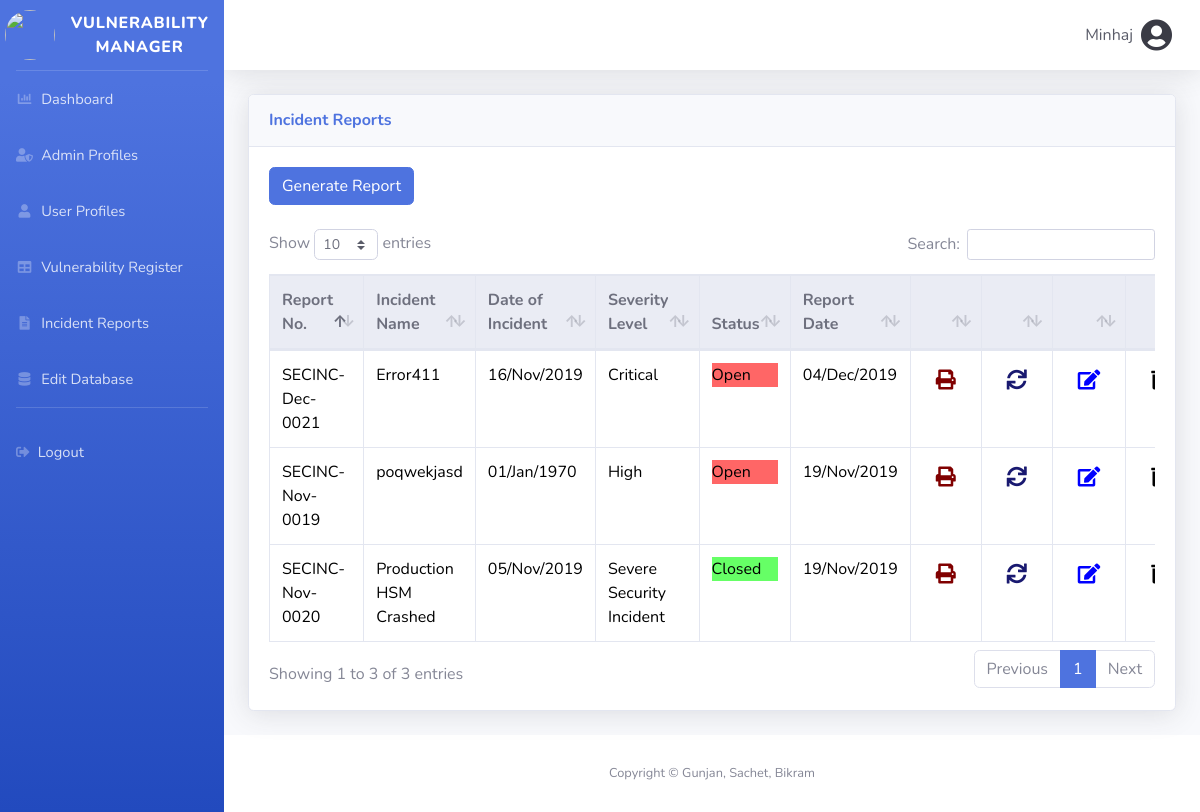
The page /reportadmin.php (signed in) on the database its author committed.
### tables this page shows
CREATE TABLE `reports` (
  `reid` int(4) UNSIGNED ZEROFILL NOT NULL,
  `prefix` varchar(60) NOT NULL,
  `premonth` varchar(60) NOT NULL,
  `reno` varchar(60) NOT NULL,
  `cname` varchar(60) NOT NULL,
  `cemail` varchar(60) NOT NULL,
  `bunit` varchar(60) NOT NULL,
  `bcountry` varchar(60) NOT NULL,
  `iname` varchar(60) NOT NULL,
  `idate` varchar(60) NOT NULL,
  `ireportdate` varchar(60) NOT NULL,
  `iseverity` varchar(60) NOT NULL,
  `istatus` tinyint(1) DEFAULT NULL,
  `idetails` text DEFAULT NULL,
  `rootcause` text DEFAULT NULL,
  `implications` text DEFAULT NULL,
  `risks` text DEFAULT NULL,
  `mitigating` text DEFAULT NULL,
  `comments` text DEFAULT NULL
);

### reportadmin.php (the view, shortened to what this page needs)
<?php
include('includes/header.php');
include('includes/navbaradmin.php');
?>
<div class="container-fluid">
<div class="card shadow mb-4">
            <div class="card-header py-3">
              <h6 class="m-0 font-weight-bold text-primary">Incident Reports</h6>
            </div>
            <div class="card-body">
            <a class="btn btn-primary" role="button"  href="addreportadmin.php">Generate Report</a>
            <br><br>
              <div class="table-responsive">
              <table class="table table-hover table-bordered" id="dataTable" width="100%" cellspacing="0">
                <thead class="thead-light">
                    <tr>
                        <th scope="col">Report No.</th>
                        <th scope="col">Incident Name</th>
                        <th scope="col">Date of Incident</th>
                        <th scope="col">Severity Level</th>
                        <th scope="col">Status</th>
                        <th scope="col">Report Date</th>
                        <th></th>
                        <th></th>
                        <th></th>
                        <th></th>
                    </tr>
                </thead>
                <tbody>
                <?php
                  require 'dbc.php';
                  $query = "SELECT * FROM reports";
                  $stmt = mysqli_stmt_init($connection);
                  mysqli_stmt_prepare($stmt, $query);
                  mysqli_stmt_execute($stmt);
                  $result = mysqli_stmt_get_result($stmt);
                  while($row = mysqli_fetch_assoc($result))
                  {
                    ?>
                    <tr>
                      <td style="color:black;" width="0"><?php echo $row['reno']; ?></td>
                      <td style="color:black;" width="0"><?php echo $row['iname']; ?></td>
                      <td style="color:black;" width="0"><?php echo $row['idate']; ?></td>
                      <td style="color:black;" width="0"><?php echo $row['iseverity']; ?></td>
                      <td style="color:black;" width="0">
                      <?php
                      if($row['istatus']===0)
                      {echo '<div style="background-color:#66FF66;">Closed</div>';}
                      else
                      {echo '<div style="background-color:#FF6666;">Open</div>';}
                      ?>
                      </td>
                      <td style="color:black;" width="0"><?php echo $row['ireportdate']; ?></td>
                      <td width="1" align="right">
                      <form action="print.php" method="POST">
                      <center><button type="submit" data-toggle="tooltip" title="Print Report / See Details" name="printreport" class="btn simple-tooltip">
                      <i class="fas fa-print" style="font-size:20px;color:maroon;"></i></button></center>
                      </form>
                      </td>
                      <td width="1" align="right">
                          <form action="code.php" method="POST">
                          <center><button type="submit" title="Change Status" name="chngreportstatus" class="btn simple-tooltip">
                          <i class="fas fa-sync" style="font-size:20px;color:midnightblue"></i></button></center>
                          </form>
                      </td>
                      <td width="1" align="right">
                        <form action="editreportadmin.php" method="POST">
                        <center><button type="submit" data-toggle="tooltip" title="Edit Report" name="editreportbtn" class="btn simple-tooltip">
                        <i class="fas fa-edit" style="font-size:20px;color:blue;"></i></button></center>
                        </form>
                      </td>
                      <td width="1" align="right">
                      <form action="code.php" method="POST">
                      <center><button type="submit" data-toggle="tooltip" title="Delete Report" name="deletereport" class="btn simple-tooltip">
                      <i class="fas fa-trash-alt" style="font-size:20px;color:black;"></i></button></center>
                      </form>
                      </td>
                    </tr>
                    <?php
                  }
                  ?>
                </tbody>
              </table>
              </div>
            </div>
          </div>
</div>
<?php
include('includes/footer.php');
?>

### rows shown on the page
reports: reno "SECINC-Nov-0019", iname "poqwekjasd", idate "01/Jan/1970", iseverity "High", istatus "Open", ireportdate "19/Nov/2019"
reports: reno "SECINC-Nov-0020", iname "Production HSM Crashed", idate "05/Nov/2019", iseverity "Severe Security Incident", istatus "Closed", ireportdate "19/Nov/2019"
reports: reno "SECINC-Dec-0021", iname "Error411", idate "16/Nov/2019", iseverity "Critical", istatus "Open", ireportdate "04/Dec/2019"

### other values the page prints
$_SESSION['admin'] "Minhaj"
